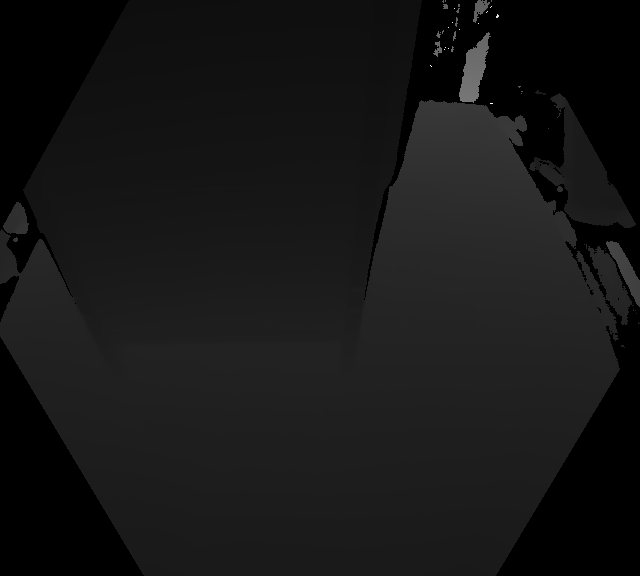
#> input picture scripts/utils/tests/depth_frame.png, 640 x 576 px
$ python create_image_with_segmented_object.py --input_path tests/depth_frame.png --segmentation_path tests/rgb_frame.png --output_path out.png
#> lines starting #> are read from the running program, lines starting #| are printed output that depends on the picture; after the words box and inside, x2 and y2 are one past the last pixel; in counts of white or black regions, pixels touching at a corner belong together
import argparse
import json
import numpy as np
from PIL import Image

from pycocotools import mask as maskUtils

def parse_args():
    parser = argparse.ArgumentParser(description="Create an image with segmented object.")
    parser.add_argument('--input_path', type=str, required=True, help='Path to the input image.')
    parser.add_argument('--segmentation_path', type=str, required=True, help='Path to the segmentation JSON file.')
    parser.add_argument('--output_path', type=str, required=True, help='Path to save the output image.')
    return parser.parse_args()

def load_image(image_path):
#> called with image_path = 'tests/depth_frame.png'
    return Image.open(image_path).convert("RGB")
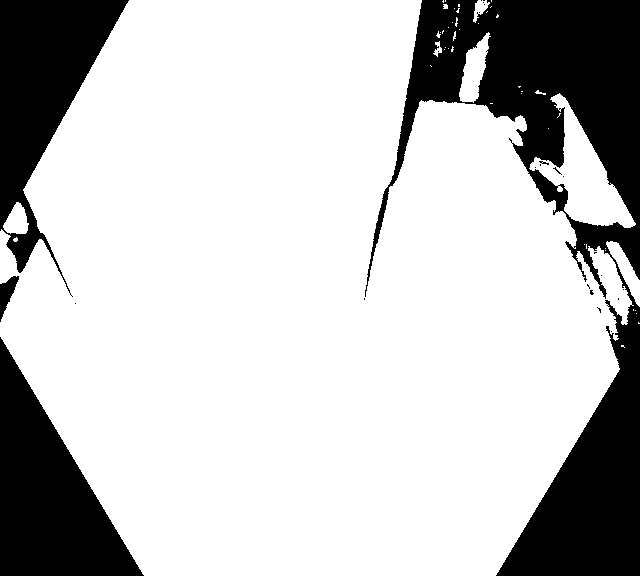
#> returned value: PIL image 640x576 RGB; 76.7% white; 25 black regions (21 under 20 px), largest, box (x1, y1, x2, y2) and area: (365, 0, 640, 576) 51892, (0, 337, 144, 576) 17256, (0, 0, 129, 297) 16184, (0, 276, 19, 322) 401

def load_segmentation_and_bbox(segmentation_path):
    with open(segmentation_path, 'r') as f:
#> (the run stopped early here; a loop or call above may not have finished)
